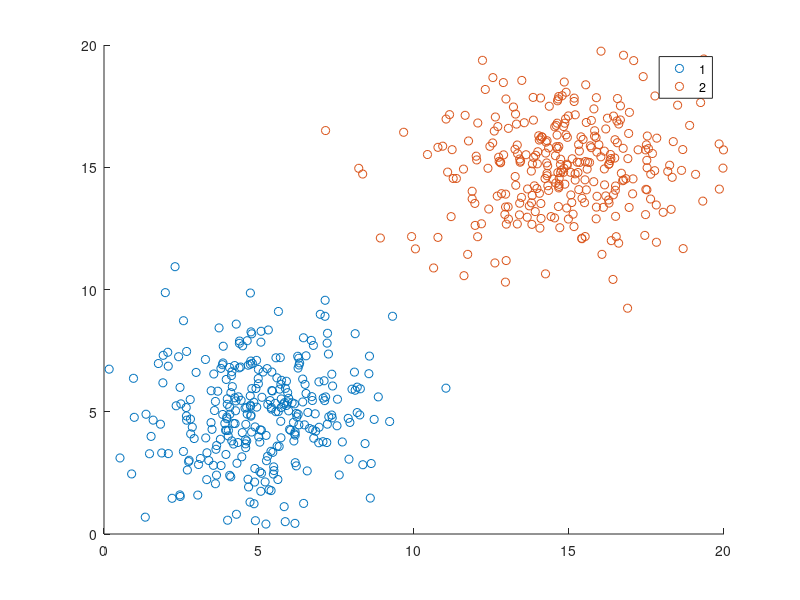

The MATLAB script that drew this image: (Note: this script raises an error after producing the figure.)
close all
clear all
data_pts = 300;
mu1 =[5 5]; Sigma1 = [4 0; 0 4];
x1 = mvnrnd(mu1, Sigma1, data_pts);
mu2 = [15 15]; Sigma2 = [4 0; 0 4];
x2 = mvnrnd(mu2, Sigma2, data_pts);
train_labels = [ones(300,1); 2*ones(300,1)];
X = [x1;x2];
U=X;
gscatter(U(:,1), U(:,2), train_labels);
axis([0 20 0 20])

%saveas(gcf,'plot\1.jpeg')

tau=0.1;
beta=3;
eps=0.01;
pause(1)
for i=1:50
    D = squareform(pdist(U,@naneucdist,tau,beta,eps));
    A = diag(1+2*sum(D,2)) - 2*D;
    U = A\X;
    gscatter(U(:,1), U(:,2), train_labels);
    axis([0 20 0 20])
    pause(1)
    %saveas(gcf,['plot\' int2str(i+1) '.jpeg'])
end